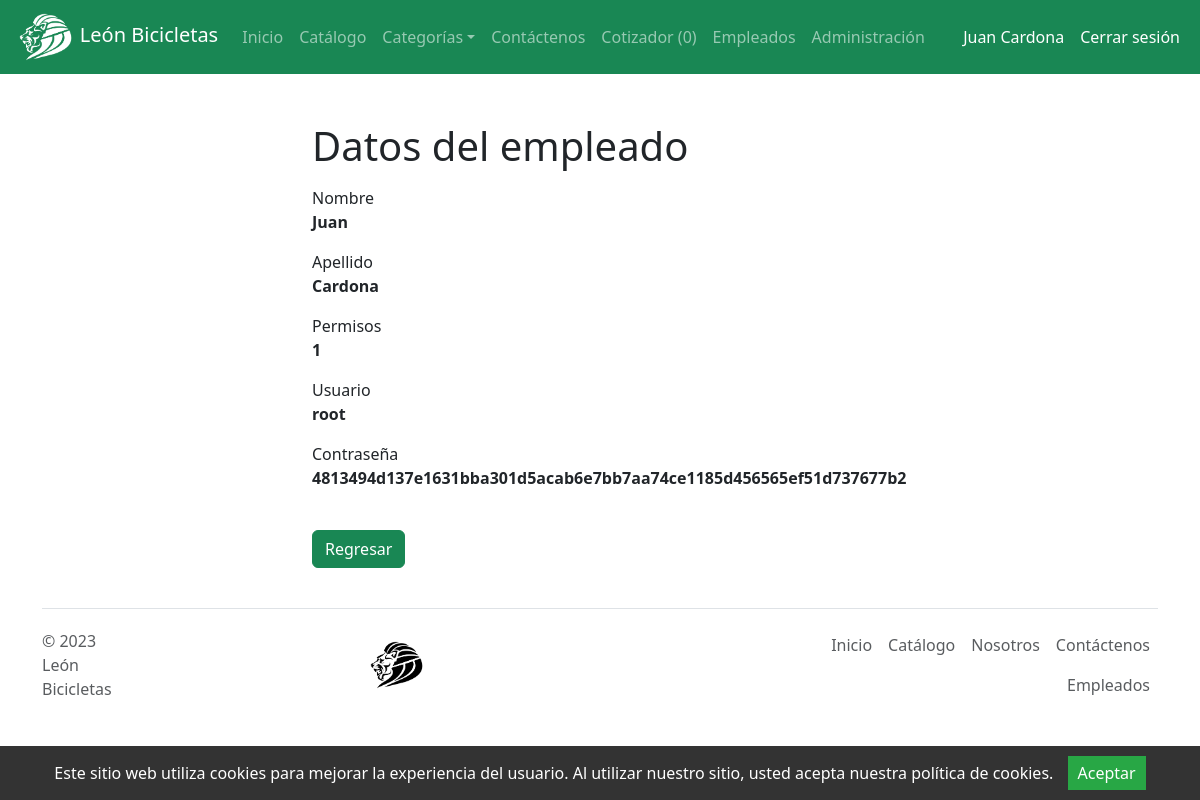
The app's page /es/back/EMPLEADOS/read.php?id=1 (signed in) with its own data.
### tables this page shows
create table empleados (
idEmple int primary key auto_increment,
nomEmple varchar(45),
apeEmple varchar(45),
isadmin int(1),
usr varchar(45),
passwd varchar(100)
);

### es/back/EMPLEADOS/read.php (the view, shortened to what this page needs)
<?php
if (isset($_GET["id"]) && !empty(trim($_GET["id"]))) {
    require_once "../../conexion/config.php";
    $sql = "SELECT * FROM empleados WHERE idEmple = ?";
    if ($stmt = $conn->prepare($sql)) {
        $stmt->bind_param("i", $param_id);
        if ($stmt->execute()) {
            $result = $stmt->get_result();
            if ($result->num_rows == 1) {
                $row = $result->fetch_array(MYSQLI_ASSOC);
            } else {
                header("location: error.php");
                exit();
            }
        } else {
            echo "Ups! Algo salió mal. Intenta más tarde.";
        }
    }
} else {
    header("location: error.php");
    exit();
}
?>
<div class="wrapper">
    <div class="container-fluid">
        <div class="row">
            <div class="col-md-12">
                <h1 class="mt-5 mb-3">Datos del empleado</h1>
                <div class="form-group">
                    <label>Nombre</label>
                    <p><b>
                            <?php echo $row["nomEmple"]; ?>
                        </b></p>
                </div>
                <div class="form-group">
                    <label>Apellido</label>
                    <p><b>
                            <?php echo $row["apeEmple"]; ?>
                        </b></p>
                </div>
                <div class="form-group">
                    <label>Permisos</label>
                    <p><b>
                            <?php echo  $row["isadmin"]; ?>
                        </b></p>
                </div>
                <div class="form-group">
                    <label>Usuario</label>
                    <p><b>
                            <?php echo $row["usr"]; ?>
                        </b></p>
                </div>
                <div class="form-group">
                    <label>Contraseña</label>
                    <p><b>
                            <?php echo $row["passwd"]; ?>
                        </b></p>
                </div>
                <br>
                <p><a href="./index.php" class="btn btn-success">Regresar<a></p>
            </div>
        </div>
    </div>
</div>
<?php
include '../../TEMPLATE/footer.php';
?>

### records on screen
empleados: nomEmple "Juan", apeEmple "Cardona", isadmin "1", usr "root", passwd "4813494d137e1631bba301d5acab6e7bb7aa74ce1185d456565ef51d737677b2"

### other values on screen
$_SESSION["nombre"] "Juan"
$_SESSION["apellido"] "Cardona"
